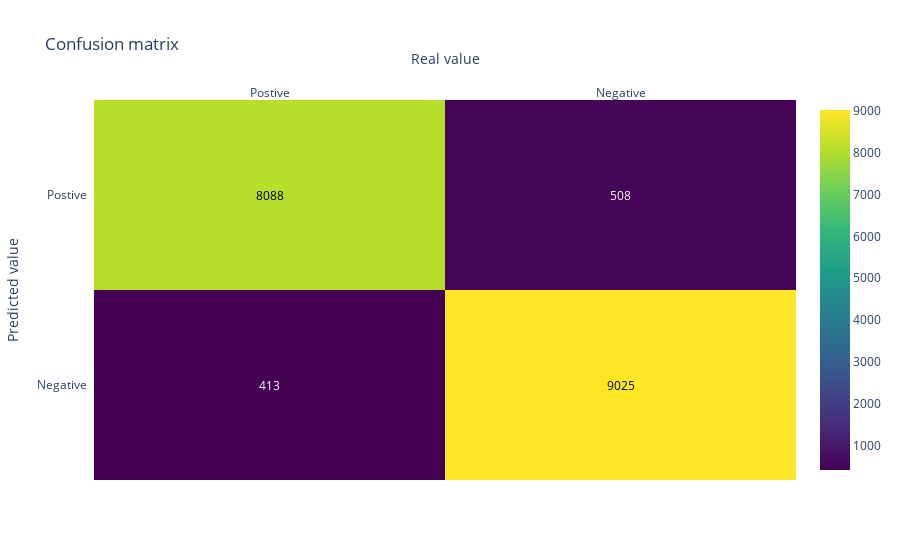

Source (notebook cell):
### Code cell
print(metrics.accuracy_score(y_test,pred_value_svm))
conf_matrix(metrics.confusion_matrix(y_test, pred_value_svm))

### Figure 1 — Plotly figure (JSON) as saved in the notebook; plotly's stock layout.template omitted (floating-point values rounded to 4 significant figures)
{"data": [{"colorscale": [[0, "#440154"], [0.1111, "#482878"], [0.2222, "#3e4989"], [0.3333, "#31688e"], [0.4444, "#26828e"], [0.5556, "#1f9e89"], [0.6667, "#35b779"], [0.7778, "#6ece58"], [0.8889, "#b5de2b"], [1, "#fde725"]], "reversescale": false, "showscale": true, "type": "heatmap", "x": ["Postive", "Negative"], "y": ["Negative", "Postive"], "z": [[413, 9025], [8088, 508]]}], "layout": {"annotations": [{"font": {"color": "#FFFFFF"}, "showarrow": false, "text": "413", "x": "Postive", "xref": "x", "y": "Negative", "yref": "y"}, {"font": {"color": "#000000"}, "showarrow": false, "text": "9025", "x": "Negative", "xref": "x", "y": "Negative", "yref": "y"}, {"font": {"color": "#000000"}, "showarrow": false, "text": "8088", "x": "Postive", "xref": "x", "y": "Postive", "yref": "y"}, {"font": {"color": "#FFFFFF"}, "showarrow": false, "text": "508", "x": "Negative", "xref": "x", "y": "Postive", "yref": "y"}], "title": {"text": "Confusion matrix"}, "xaxis": {"dtick": 1, "gridcolor": "rgb(0, 0, 0)", "side": "top", "ticks": "", "title": {"text": "Real value"}}, "yaxis": {"dtick": 1, "ticks": "", "ticksuffix": "  ", "title": {"text": "Predicted value"}}}}
